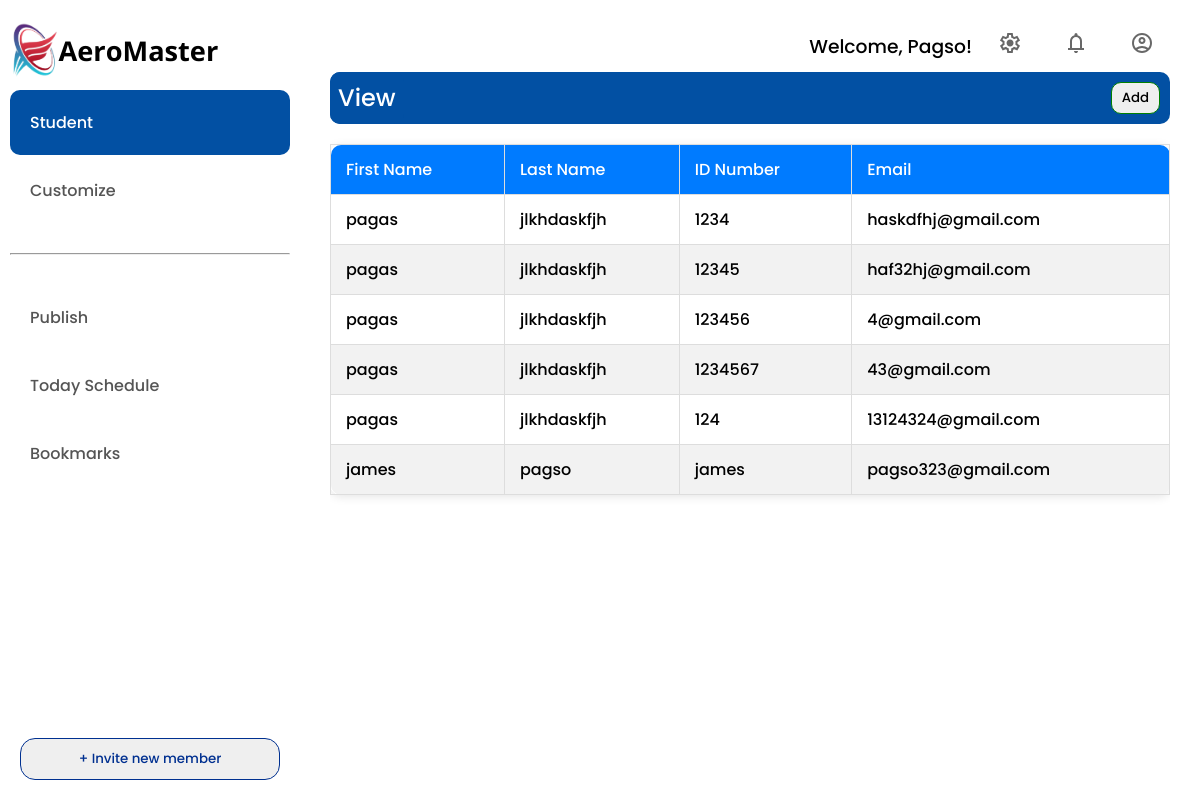
Before: /administrator/student/view with the older database file.
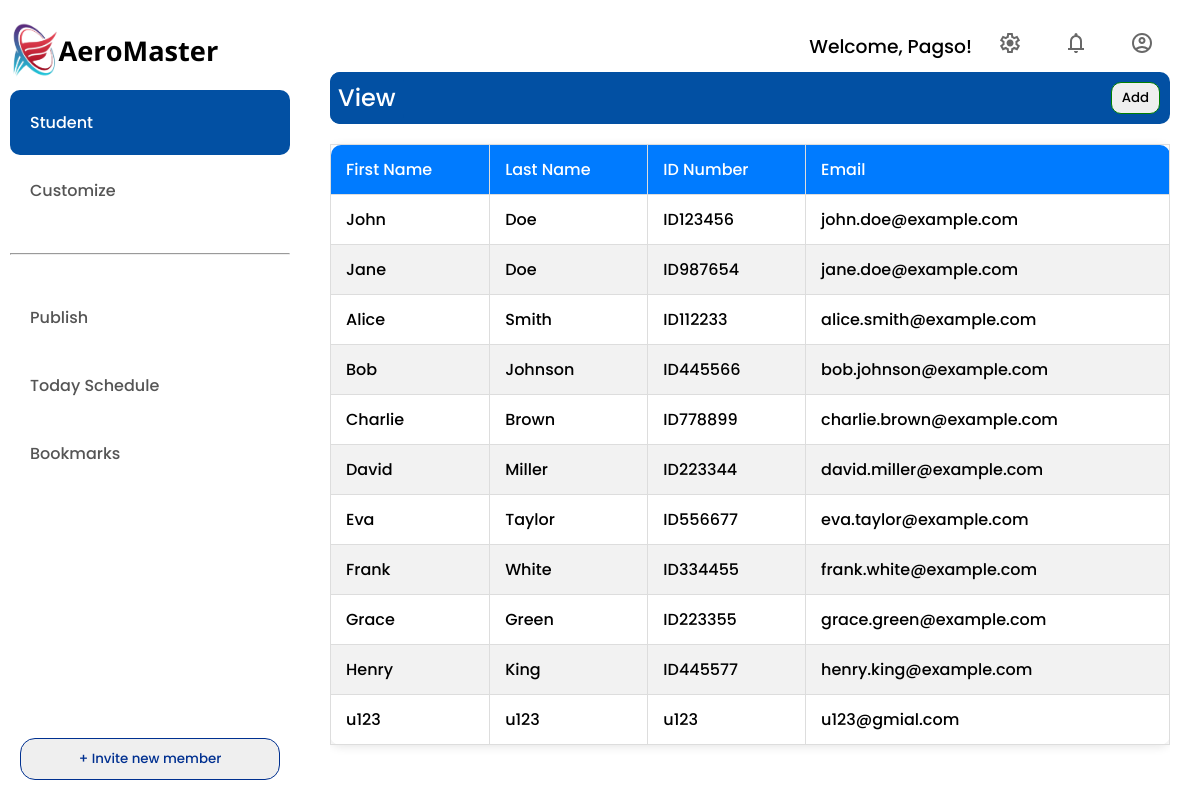
After: the same page with the newer database file.
### AeroMaster/models.py (models this page shows, shortened)
class User(models.Model):
    first_name = models.CharField(max_length=50, blank=False, null=False)
    last_name = models.CharField(max_length=50, blank=False, null=False)
    id_number = models.CharField(max_length=50, blank=False, null=False)
    email = models.EmailField(max_length=100, blank=False, null=False, unique=True)
    password = models.CharField(max_length=100, blank=False, null=False)
    role = models.CharField(max_length=20, editable=False, default='user')
    last_login = models.DateTimeField(default=now, blank=True, null=True)

### AeroMaster_admin/views.py (the view)
# urls.py: path('student/view', student_list, name='student_list'),
def student_list(request):
    students = User.objects.values('first_name', 'last_name', 'id_number', 'email')
    return render(request, 'view_student.html', {'students': students})

### frontend/templates/view_student.html (shortened to what this page needs)
{% extends 'admin.html' %}
{% block content %}
            <div id="view">
                <div>
                    <h2 class="page_name">View</h2>
                    <button onclick="add_page()">Add</button>
                </div>
                <table>
                    <thead>
                        <tr>
                            <th>First Name</th>
                            <th>Last Name</th>
                            <th>ID Number</th>
                            <th>Email</th>
                        </tr>
                    </thead>
                    <tbody id="faculty-list">
                    {% for student in students %}
                    <tr onclick="goToEditPage('{{ student.id_number }}')">
                        <td>{{ student.first_name }}</td>
                        <td>{{ student.last_name }}</td>
                        <td>{{ student.id_number }}</td>
                        <td>{{ student.email }}</td>
                    </tr>
                     {% endfor %}
                    </tbody>
                </table>
            </div>
{% endblock %}

Changed rows visible on the page:
removed User: first_name "pagas", last_name "jlkhdaskfjh", id_number "1234", email "haskdfhj@gmail.com"
removed User: first_name "pagas", last_name "jlkhdaskfjh", id_number "12345", email "haf32hj@gmail.com"
removed User: first_name "pagas", last_name "jlkhdaskfjh", id_number "123456", email "4@gmail.com"
removed User: first_name "pagas", last_name "jlkhdaskfjh", id_number "1234567", email "43@gmail.com"
removed User: first_name "pagas", last_name "jlkhdaskfjh", id_number "124", email "13124324@gmail.com"
removed User: first_name "james", last_name "pagso", id_number "james", email "pagso323@gmail.com"
added User: first_name "John", last_name "Doe", id_number "ID123456", email "john.doe@example.com"
added User: first_name "Jane", last_name "Doe", id_number "ID987654", email "jane.doe@example.com"
added User: first_name "Alice", last_name "Smith", id_number "ID112233", email "alice.smith@example.com"
added User: first_name "Bob", last_name "Johnson", id_number "ID445566", email "bob.johnson@example.com"
added User: first_name "Charlie", last_name "Brown", id_number "ID778899", email "charlie.brown@example.com"
added User: first_name "David", last_name "Miller", id_number "ID223344", email "david.miller@example.com"
added User: first_name "Eva", last_name "Taylor", id_number "ID556677", email "eva.taylor@example.com"
added User: first_name "Frank", last_name "White", id_number "ID334455", email "frank.white@example.com"
added User: first_name "Grace", last_name "Green", id_number "ID223355", email "grace.green@example.com"
added User: first_name "Henry", last_name "King", id_number "ID445577", email "henry.king@example.com"
added User: first_name "u123", last_name "u123", id_number "u123", email "u123@gmial.com"
